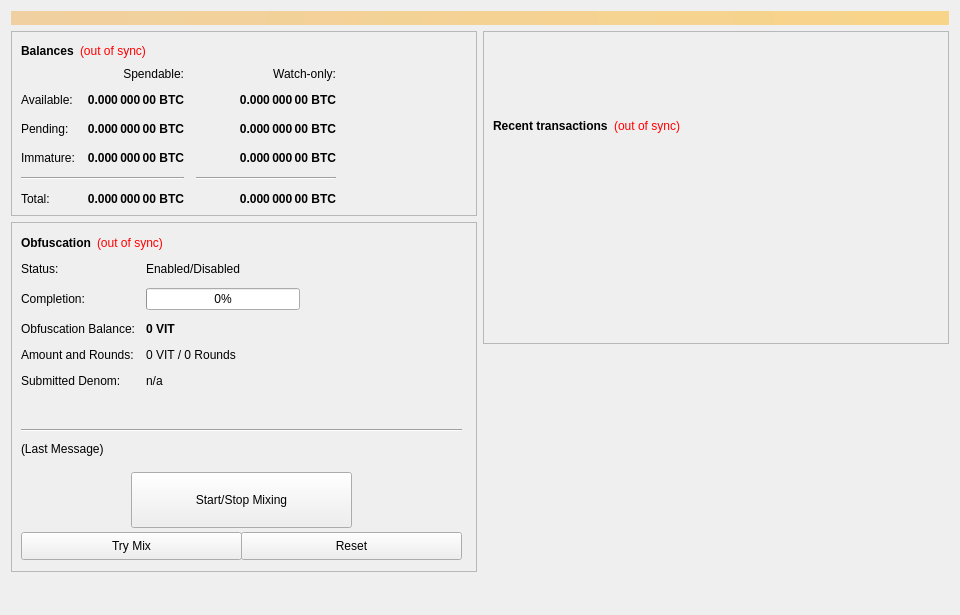
<?xml version="1.0" encoding="UTF-8"?>
<ui version="4.0">
 <class>OverviewPage</class>
 <widget class="QWidget" name="OverviewPage">
  <property name="geometry">
   <rect>
    <x>0</x>
    <y>0</y>
    <width>960</width>
    <height>615</height>
   </rect>
  </property>
  <property name="minimumSize">
   <size>
    <width>960</width>
    <height>0</height>
   </size>
  </property>
  <property name="windowTitle">
   <string>Form</string>
  </property>
  <layout class="QVBoxLayout" name="topLayout">
   <item>
    <widget class="QLabel" name="labelAlerts">
     <property name="visible">
      <bool>false</bool>
     </property>
     <property name="styleSheet">
      <string notr="true">background-color: qlineargradient(x1: 0, y1: 0, x2: 1, y2: 0, stop:0 #F0D0A0, stop:1 #F8D488); color:#000000;</string>
     </property>
     <property name="wordWrap">
      <bool>true</bool>
     </property>
     <property name="margin">
      <number>3</number>
     </property>
    </widget>
   </item>
   <item>
    <layout class="QHBoxLayout" name="horizontalLayout" stretch="1,1">
     <item>
      <layout class="QVBoxLayout" name="verticalLayout_2">
       <item>
        <widget class="QFrame" name="frame">
         <property name="frameShape">
          <enum>QFrame::StyledPanel</enum>
         </property>
         <property name="frameShadow">
          <enum>QFrame::Raised</enum>
         </property>
         <layout class="QVBoxLayout" name="verticalLayout_4">
          <item>
           <layout class="QHBoxLayout" name="horizontalLayout_4">
            <item>
             <widget class="QLabel" name="label_5">
              <property name="font">
               <font>
                <weight>75</weight>
                <bold>true</bold>
               </font>
              </property>
              <property name="text">
               <string>Balances</string>
              </property>
             </widget>
            </item>
            <item>
             <widget class="QLabel" name="labelWalletStatus">
              <property name="cursor">
               <cursorShape>WhatsThisCursor</cursorShape>
              </property>
              <property name="toolTip">
               <string>The displayed information may be out of date. Your wallet automatically synchronizes with the Vitality network after a connection is established, but this process has not completed yet.</string>
              </property>
              <property name="styleSheet">
               <string notr="true">QLabel { color: red; }</string>
              </property>
              <property name="text">
               <string notr="true">(out of sync)</string>
              </property>
              <property name="alignment">
               <set>Qt::AlignLeading|Qt::AlignLeft|Qt::AlignVCenter</set>
              </property>
             </widget>
            </item>
            <item>
             <spacer name="horizontalSpacer_3">
              <property name="orientation">
               <enum>Qt::Horizontal</enum>
              </property>
              <property name="sizeHint" stdset="0">
               <size>
                <width>40</width>
                <height>20</height>
               </size>
              </property>
             </spacer>
            </item>
           </layout>
          </item>
          <item>
           <layout class="QGridLayout" name="gridLayout">
            <property name="spacing">
             <number>12</number>
            </property>
            <item row="2" column="2">
             <widget class="QLabel" name="labelWatchPending">
              <property name="font">
               <font>
                <weight>75</weight>
                <bold>true</bold>
               </font>
              </property>
              <property name="cursor">
               <cursorShape>IBeamCursor</cursorShape>
              </property>
              <property name="toolTip">
               <string>Unconfirmed transactions to watch-only addresses</string>
              </property>
              <property name="text">
               <string notr="true">0.000 000 00 BTC</string>
              </property>
              <property name="alignment">
               <set>Qt::AlignRight|Qt::AlignTrailing|Qt::AlignVCenter</set>
              </property>
              <property name="textInteractionFlags">
               <set>Qt::LinksAccessibleByMouse|Qt::TextSelectableByKeyboard|Qt::TextSelectableByMouse</set>
              </property>
             </widget>
            </item>
            <item row="2" column="1">
             <widget class="QLabel" name="labelUnconfirmed">
              <property name="font">
               <font>
                <weight>75</weight>
                <bold>true</bold>
               </font>
              </property>
              <property name="cursor">
               <cursorShape>IBeamCursor</cursorShape>
              </property>
              <property name="toolTip">
               <string>Total of transactions that have yet to be confirmed, and do not yet count toward the spendable balance</string>
              </property>
              <property name="text">
               <string notr="true">0.000 000 00 BTC</string>
              </property>
              <property name="alignment">
               <set>Qt::AlignRight|Qt::AlignTrailing|Qt::AlignVCenter</set>
              </property>
              <property name="textInteractionFlags">
               <set>Qt::LinksAccessibleByMouse|Qt::TextSelectableByKeyboard|Qt::TextSelectableByMouse</set>
              </property>
             </widget>
            </item>
            <item row="3" column="2">
             <widget class="QLabel" name="labelWatchImmature">
              <property name="font">
               <font>
                <weight>75</weight>
                <bold>true</bold>
               </font>
              </property>
              <property name="cursor">
               <cursorShape>IBeamCursor</cursorShape>
              </property>
              <property name="toolTip">
               <string>Staked or masternode rewards in watch-only addresses that has not yet matured</string>
              </property>
              <property name="text">
               <string notr="true">0.000 000 00 BTC</string>
              </property>
              <property name="alignment">
               <set>Qt::AlignRight|Qt::AlignTrailing|Qt::AlignVCenter</set>
              </property>
              <property name="textInteractionFlags">
               <set>Qt::LinksAccessibleByMouse|Qt::TextSelectableByKeyboard|Qt::TextSelectableByMouse</set>
              </property>
             </widget>
            </item>
            <item row="4" column="0" colspan="2">
             <widget class="Line" name="lineSpendableBalance">
              <property name="orientation">
               <enum>Qt::Horizontal</enum>
              </property>
             </widget>
            </item>
            <item row="4" column="2">
             <widget class="Line" name="lineWatchBalance">
              <property name="sizePolicy">
               <sizepolicy hsizetype="Preferred" vsizetype="Fixed">
                <horstretch>0</horstretch>
                <verstretch>0</verstretch>
               </sizepolicy>
              </property>
              <property name="minimumSize">
               <size>
                <width>140</width>
                <height>0</height>
               </size>
              </property>
              <property name="orientation">
               <enum>Qt::Horizontal</enum>
              </property>
             </widget>
            </item>
            <item row="5" column="0">
             <widget class="QLabel" name="labelTotalText">
              <property name="text">
               <string>Total:</string>
              </property>
             </widget>
            </item>
            <item row="3" column="1">
             <widget class="QLabel" name="labelImmature">
              <property name="font">
               <font>
                <weight>75</weight>
                <bold>true</bold>
               </font>
              </property>
              <property name="cursor">
               <cursorShape>IBeamCursor</cursorShape>
              </property>
              <property name="toolTip">
               <string>Staked or masternode rewards that has not yet matured</string>
              </property>
              <property name="text">
               <string notr="true">0.000 000 00 BTC</string>
              </property>
              <property name="alignment">
               <set>Qt::AlignRight|Qt::AlignTrailing|Qt::AlignVCenter</set>
              </property>
              <property name="textInteractionFlags">
               <set>Qt::LinksAccessibleByMouse|Qt::TextSelectableByKeyboard|Qt::TextSelectableByMouse</set>
              </property>
             </widget>
            </item>
            <item row="2" column="3">
             <spacer name="horizontalSpacer_2">
              <property name="orientation">
               <enum>Qt::Horizontal</enum>
              </property>
              <property name="sizeHint" stdset="0">
               <size>
                <width>40</width>
                <height>20</height>
               </size>
              </property>
             </spacer>
            </item>
            <item row="3" column="0">
             <widget class="QLabel" name="labelImmatureText">
              <property name="text">
               <string>Immature:</string>
              </property>
             </widget>
            </item>
            <item row="5" column="1">
             <widget class="QLabel" name="labelTotal">
              <property name="font">
               <font>
                <weight>75</weight>
                <bold>true</bold>
               </font>
              </property>
              <property name="cursor">
               <cursorShape>IBeamCursor</cursorShape>
              </property>
              <property name="toolTip">
               <string>Your current total balance</string>
              </property>
              <property name="text">
               <string notr="true">0.000 000 00 BTC</string>
              </property>
              <property name="alignment">
               <set>Qt::AlignRight|Qt::AlignTrailing|Qt::AlignVCenter</set>
              </property>
              <property name="textInteractionFlags">
               <set>Qt::LinksAccessibleByMouse|Qt::TextSelectableByKeyboard|Qt::TextSelectableByMouse</set>
              </property>
             </widget>
            </item>
            <item row="5" column="2">
             <widget class="QLabel" name="labelWatchTotal">
              <property name="font">
               <font>
                <weight>75</weight>
                <bold>true</bold>
               </font>
              </property>
              <property name="cursor">
               <cursorShape>IBeamCursor</cursorShape>
              </property>
              <property name="toolTip">
               <string>Current total balance in watch-only addresses</string>
              </property>
              <property name="text">
               <string notr="true">0.000 000 00 BTC</string>
              </property>
              <property name="alignment">
               <set>Qt::AlignRight|Qt::AlignTrailing|Qt::AlignVCenter</set>
              </property>
              <property name="textInteractionFlags">
               <set>Qt::LinksAccessibleByMouse|Qt::TextSelectableByKeyboard|Qt::TextSelectableByMouse</set>
              </property>
             </widget>
            </item>
            <item row="0" column="2">
             <widget class="QLabel" name="labelWatchonly">
              <property name="text">
               <string>Watch-only:</string>
              </property>
              <property name="alignment">
               <set>Qt::AlignRight|Qt::AlignTrailing|Qt::AlignVCenter</set>
              </property>
             </widget>
            </item>
            <item row="1" column="0">
             <widget class="QLabel" name="labelBalanceText">
              <property name="text">
               <string>Available:</string>
              </property>
             </widget>
            </item>
            <item row="1" column="1">
             <widget class="QLabel" name="labelBalance">
              <property name="font">
               <font>
                <weight>75</weight>
                <bold>true</bold>
               </font>
              </property>
              <property name="cursor">
               <cursorShape>IBeamCursor</cursorShape>
              </property>
              <property name="toolTip">
               <string>Your current spendable balance</string>
              </property>
              <property name="text">
               <string notr="true">0.000 000 00 BTC</string>
              </property>
              <property name="alignment">
               <set>Qt::AlignRight|Qt::AlignTrailing|Qt::AlignVCenter</set>
              </property>
              <property name="textInteractionFlags">
               <set>Qt::LinksAccessibleByMouse|Qt::TextSelectableByKeyboard|Qt::TextSelectableByMouse</set>
              </property>
             </widget>
            </item>
            <item row="1" column="2">
             <widget class="QLabel" name="labelWatchAvailable">
              <property name="font">
               <font>
                <weight>75</weight>
                <bold>true</bold>
               </font>
              </property>
              <property name="cursor">
               <cursorShape>IBeamCursor</cursorShape>
              </property>
              <property name="toolTip">
               <string>Your current balance in watch-only addresses</string>
              </property>
              <property name="text">
               <string notr="true">0.000 000 00 BTC</string>
              </property>
              <property name="alignment">
               <set>Qt::AlignRight|Qt::AlignTrailing|Qt::AlignVCenter</set>
              </property>
              <property name="textInteractionFlags">
               <set>Qt::LinksAccessibleByMouse|Qt::TextSelectableByKeyboard|Qt::TextSelectableByMouse</set>
              </property>
             </widget>
            </item>
            <item row="2" column="0">
             <widget class="QLabel" name="labelPendingText">
              <property name="text">
               <string>Pending:</string>
              </property>
             </widget>
            </item>
            <item row="0" column="1">
             <widget class="QLabel" name="labelSpendable">
              <property name="text">
               <string>Spendable:</string>
              </property>
              <property name="alignment">
               <set>Qt::AlignRight|Qt::AlignTrailing|Qt::AlignVCenter</set>
              </property>
             </widget>
            </item>
           </layout>
          </item>
         </layout>
        </widget>
       </item>
       <item>
        <widget class="QFrame" name="frameObfuscation">
         <property name="minimumSize">
          <size>
           <width>0</width>
           <height>350</height>
          </size>
         </property>
         <property name="layoutDirection">
          <enum>Qt::LeftToRight</enum>
         </property>
         <property name="frameShape">
          <enum>QFrame::StyledPanel</enum>
         </property>
         <property name="frameShadow">
          <enum>QFrame::Raised</enum>
         </property>
         <widget class="QWidget" name="formLayoutWidget">
          <property name="geometry">
           <rect>
            <x>10</x>
            <y>40</y>
            <width>451</width>
            <height>161</height>
           </rect>
          </property>
          <layout class="QFormLayout" name="formLayout">
           <property name="fieldGrowthPolicy">
            <enum>QFormLayout::AllNonFixedFieldsGrow</enum>
           </property>
           <property name="horizontalSpacing">
            <number>11</number>
           </property>
           <property name="verticalSpacing">
            <number>12</number>
           </property>
           <item row="0" column="0">
            <widget class="QLabel" name="label_6">
             <property name="text">
              <string>Status:</string>
             </property>
            </widget>
           </item>
           <item row="1" column="0">
            <widget class="QLabel" name="label_7">
             <property name="text">
              <string>Completion:</string>
             </property>
            </widget>
           </item>
           <item row="1" column="1">
            <widget class="QProgressBar" name="obfuscationProgress">
             <property name="maximumSize">
              <size>
               <width>154</width>
               <height>16777215</height>
              </size>
             </property>
             <property name="value">
              <number>0</number>
             </property>
            </widget>
           </item>
           <item row="2" column="0">
            <widget class="QLabel" name="labelAnonymizedText">
             <property name="text">
              <string>Obfuscation Balance:</string>
             </property>
            </widget>
           </item>
           <item row="2" column="1">
            <widget class="QLabel" name="labelAnonymized">
             <property name="font">
              <font>
               <weight>75</weight>
               <bold>true</bold>
              </font>
             </property>
             <property name="text">
              <string notr="true">0 VIT</string>
             </property>
            </widget>
           </item>
           <item row="3" column="0">
            <widget class="QLabel" name="label_8">
             <property name="text">
              <string>Amount and Rounds:</string>
             </property>
            </widget>
           </item>
           <item row="3" column="1">
            <widget class="QLabel" name="labelAmountRounds">
             <property name="text">
              <string>0 VIT / 0 Rounds</string>
             </property>
            </widget>
           </item>
           <item row="4" column="0">
            <widget class="QLabel" name="label_9">
             <property name="text">
              <string>Submitted Denom:</string>
             </property>
            </widget>
           </item>
           <item row="4" column="1">
            <widget class="QLabel" name="labelSubmittedDenom">
             <property name="toolTip">
              <string>The denominations you submitted to the Masternode.&lt;br&gt;To mix, other users must submit the exact same denominations.</string>
             </property>
             <property name="text">
              <string>n/a</string>
             </property>
            </widget>
           </item>
           <item row="0" column="1">
            <widget class="QLabel" name="obfuscationEnabled">
             <property name="text">
              <string>Enabled/Disabled</string>
             </property>
            </widget>
           </item>
          </layout>
         </widget>
         <widget class="QPushButton" name="runAutoDenom">
          <property name="geometry">
           <rect>
            <x>251</x>
            <y>17</y>
            <width>1</width>
            <height>1</height>
           </rect>
          </property>
          <property name="palette">
           <palette>
            <active>
             <colorrole role="WindowText">
              <brush brushstyle="SolidPattern">
               <color alpha="255">
                <red>0</red>
                <green>0</green>
                <blue>0</blue>
               </color>
              </brush>
             </colorrole>
             <colorrole role="Button">
              <brush brushstyle="SolidPattern">
               <color alpha="255">
                <red>239</red>
                <green>238</green>
                <blue>238</blue>
               </color>
              </brush>
             </colorrole>
             <colorrole role="Light">
              <brush brushstyle="SolidPattern">
               <color alpha="255">
                <red>255</red>
                <green>255</green>
                <blue>255</blue>
               </color>
              </brush>
             </colorrole>
             <colorrole role="Midlight">
              <brush brushstyle="SolidPattern">
               <color alpha="255">
                <red>247</red>
                <green>246</green>
                <blue>246</blue>
               </color>
              </brush>
             </colorrole>
             <colorrole role="Dark">
              <brush brushstyle="SolidPattern">
               <color alpha="255">
                <red>119</red>
                <green>119</green>
                <blue>119</blue>
               </color>
              </brush>
             </colorrole>
             <colorrole role="Mid">
              <brush brushstyle="SolidPattern">
               <color alpha="255">
                <red>159</red>
                <green>159</green>
                <blue>159</blue>
               </color>
              </brush>
             </colorrole>
             <colorrole role="Text">
              <brush brushstyle="SolidPattern">
               <color alpha="255">
                <red>0</red>
                <green>0</green>
                <blue>0</blue>
               </color>
              </brush>
             </colorrole>
             <colorrole role="BrightText">
              <brush brushstyle="SolidPattern">
               <color alpha="255">
                <red>255</red>
                <green>255</green>
                <blue>255</blue>
               </color>
              </brush>
             </colorrole>
             <colorrole role="ButtonText">
              <brush brushstyle="SolidPattern">
               <color alpha="255">
                <red>0</red>
                <green>0</green>
                <blue>0</blue>
               </color>
              </brush>
             </colorrole>
             <colorrole role="Base">
              <brush brushstyle="SolidPattern">
               <color alpha="255">
                <red>255</red>
                <green>255</green>
                <blue>255</blue>
               </color>
              </brush>
             </colorrole>
             <colorrole role="Window">
              <brush brushstyle="SolidPattern">
               <color alpha="255">
                <red>239</red>
                <green>238</green>
                <blue>238</blue>
               </color>
              </brush>
             </colorrole>
             <colorrole role="Shadow">
              <brush brushstyle="SolidPattern">
               <color alpha="255">
                <red>0</red>
                <green>0</green>
                <blue>0</blue>
               </color>
              </brush>
             </colorrole>
             <colorrole role="AlternateBase">
              <brush brushstyle="SolidPattern">
               <color alpha="255">
                <red>247</red>
                <green>246</green>
                <blue>246</blue>
               </color>
              </brush>
             </colorrole>
             <colorrole role="ToolTipBase">
              <brush brushstyle="SolidPattern">
               <color alpha="255">
                <red>255</red>
                <green>255</green>
                <blue>220</blue>
               </color>
              </brush>
             </colorrole>
             <colorrole role="ToolTipText">
              <brush brushstyle="SolidPattern">
               <color alpha="255">
                <red>0</red>
                <green>0</green>
                <blue>0</blue>
               </color>
              </brush>
             </colorrole>
            </active>
            <inactive>
             <colorrole role="WindowText">
              <brush brushstyle="SolidPattern">
               <color alpha="255">
                <red>0</red>
                <green>0</green>
                <blue>0</blue>
               </color>
              </brush>
             </colorrole>
             <colorrole role="Button">
              <brush brushstyle="SolidPattern">
               <color alpha="255">
                <red>239</red>
                <green>238</green>
                <blue>238</blue>
               </color>
              </brush>
             </colorrole>
             <colorrole role="Light">
              <brush brushstyle="SolidPattern">
               <color alpha="255">
                <red>255</red>
                <green>255</green>
                <blue>255</blue>
               </color>
              </brush>
             </colorrole>
             <colorrole role="Midlight">
              <brush brushstyle="SolidPattern">
               <color alpha="255">
                <red>247</red>
                <green>246</green>
                <blue>246</blue>
               </color>
              </brush>
             </colorrole>
             <colorrole role="Dark">
              <brush brushstyle="SolidPattern">
               <color alpha="255">
                <red>119</red>
                <green>119</green>
                <blue>119</blue>
               </color>
              </brush>
             </colorrole>
             <colorrole role="Mid">
              <brush brushstyle="SolidPattern">
               <color alpha="255">
                <red>159</red>
                <green>159</green>
                <blue>159</blue>
               </color>
              </brush>
             </colorrole>
             <colorrole role="Text">
              <brush brushstyle="SolidPattern">
               <color alpha="255">
                <red>0</red>
                <green>0</green>
                <blue>0</blue>
               </color>
              </brush>
             </colorrole>
             <colorrole role="BrightText">
              <brush brushstyle="SolidPattern">
               <color alpha="255">
                <red>255</red>
                <green>255</green>
                <blue>255</blue>
               </color>
              </brush>
             </colorrole>
             <colorrole role="ButtonText">
              <brush brushstyle="SolidPattern">
               <color alpha="255">
                <red>0</red>
                <green>0</green>
                <blue>0</blue>
               </color>
              </brush>
             </colorrole>
             <colorrole role="Base">
              <brush brushstyle="SolidPattern">
               <color alpha="255">
                <red>255</red>
                <green>255</green>
                <blue>255</blue>
               </color>
              </brush>
             </colorrole>
             <colorrole role="Window">
              <brush brushstyle="SolidPattern">
               <color alpha="255">
                <red>239</red>
                <green>238</green>
                <blue>238</blue>
               </color>
              </brush>
             </colorrole>
             <colorrole role="Shadow">
              <brush brushstyle="SolidPattern">
               <color alpha="255">
                <red>0</red>
                <green>0</green>
                <blue>0</blue>
               </color>
              </brush>
             </colorrole>
             <colorrole role="AlternateBase">
              <brush brushstyle="SolidPattern">
               <color alpha="255">
                <red>247</red>
                <green>246</green>
                <blue>246</blue>
               </color>
              </brush>
             </colorrole>
             <colorrole role="ToolTipBase">
              <brush brushstyle="SolidPattern">
               <color alpha="255">
                <red>255</red>
                <green>255</green>
                <blue>220</blue>
               </color>
              </brush>
             </colorrole>
             <colorrole role="ToolTipText">
              <brush brushstyle="SolidPattern">
               <color alpha="255">
                <red>0</red>
                <green>0</green>
                <blue>0</blue>
               </color>
              </brush>
             </colorrole>
            </inactive>
            <disabled>
             <colorrole role="WindowText">
              <brush brushstyle="SolidPattern">
               <color alpha="255">
                <red>119</red>
                <green>119</green>
                <blue>119</blue>
               </color>
              </brush>
             </colorrole>
             <colorrole role="Button">
              <brush brushstyle="SolidPattern">
               <color alpha="255">
                <red>239</red>
                <green>238</green>
                <blue>238</blue>
               </color>
              </brush>
             </colorrole>
             <colorrole role="Light">
              <brush brushstyle="SolidPattern">
               <color alpha="255">
                <red>255</red>
                <green>255</green>
                <blue>255</blue>
               </color>
              </brush>
             </colorrole>
             <colorrole role="Midlight">
              <brush brushstyle="SolidPattern">
               <color alpha="255">
                <red>247</red>
                <green>246</green>
                <blue>246</blue>
               </color>
              </brush>
             </colorrole>
             <colorrole role="Dark">
              <brush brushstyle="SolidPattern">
               <color alpha="255">
                <red>119</red>
                <green>119</green>
                <blue>119</blue>
               </color>
              </brush>
             </colorrole>
             <colorrole role="Mid">
              <brush brushstyle="SolidPattern">
               <color alpha="255">
                <red>159</red>
                <green>159</green>
                <blue>159</blue>
               </color>
              </brush>
             </colorrole>
             <colorrole role="Text">
              <brush brushstyle="SolidPattern">
               <color alpha="255">
                <red>119</red>
                <green>119</green>
                <blue>119</blue>
               </color>
              </brush>
             </colorrole>
             <colorrole role="BrightText">
              <brush brushstyle="SolidPattern">
               <color alpha="255">
                <red>255</red>
                <green>255</green>
                <blue>255</blue>
               </color>
              </brush>
             </colorrole>
             <colorrole role="ButtonText">
              <brush brushstyle="SolidPattern">
               <color alpha="255">
                <red>119</red>
                <green>119</green>
                <blue>119</blue>
               </color>
              </brush>
             </colorrole>
             <colorrole role="Base">
              <brush brushstyle="SolidPattern">
               <color alpha="255">
                <red>239</red>
                <green>238</green>
                <blue>238</blue>
               </color>
              </brush>
             </colorrole>
             <colorrole role="Window">
              <brush brushstyle="SolidPattern">
               <color alpha="255">
                <red>239</red>
                <green>238</green>
                <blue>238</blue>
               </color>
              </brush>
             </colorrole>
             <colorrole role="Shadow">
              <brush brushstyle="SolidPattern">
               <color alpha="255">
                <red>0</red>
                <green>0</green>
                <blue>0</blue>
               </color>
              </brush>
             </colorrole>
             <colorrole role="AlternateBase">
              <brush brushstyle="SolidPattern">
               <color alpha="255">
                <red>239</red>
                <green>238</green>
                <blue>238</blue>
               </color>
              </brush>
             </colorrole>
             <colorrole role="ToolTipBase">
              <brush brushstyle="SolidPattern">
               <color alpha="255">
                <red>255</red>
                <green>255</green>
                <blue>220</blue>
               </color>
              </brush>
             </colorrole>
             <colorrole role="ToolTipText">
              <brush brushstyle="SolidPattern">
               <color alpha="255">
                <red>0</red>
                <green>0</green>
                <blue>0</blue>
               </color>
              </brush>
             </colorrole>
            </disabled>
           </palette>
          </property>
          <property name="focusPolicy">
           <enum>Qt::NoFocus</enum>
          </property>
          <property name="autoFillBackground">
           <bool>true</bool>
          </property>
          <property name="text">
           <string/>
          </property>
          <property name="flat">
           <bool>true</bool>
          </property>
         </widget>
         <widget class="QPushButton" name="toggleObfuscation">
          <property name="geometry">
           <rect>
            <x>120</x>
            <y>250</y>
            <width>221</width>
            <height>56</height>
           </rect>
          </property>
          <property name="sizePolicy">
           <sizepolicy hsizetype="MinimumExpanding" vsizetype="Fixed">
            <horstretch>0</horstretch>
            <verstretch>0</verstretch>
           </sizepolicy>
          </property>
          <property name="text">
           <string>Start/Stop Mixing</string>
          </property>
         </widget>
         <widget class="Line" name="lineLastMessage">
          <property name="geometry">
           <rect>
            <x>10</x>
            <y>200</y>
            <width>441</width>
            <height>16</height>
           </rect>
          </property>
          <property name="orientation">
           <enum>Qt::Horizontal</enum>
          </property>
         </widget>
         <widget class="QLabel" name="obfuscationStatus">
          <property name="geometry">
           <rect>
            <x>10</x>
            <y>220</y>
            <width>451</width>
            <height>61</height>
           </rect>
          </property>
          <property name="minimumSize">
           <size>
            <width>288</width>
            <height>43</height>
           </size>
          </property>
          <property name="text">
           <string>(Last Message)</string>
          </property>
          <property name="alignment">
           <set>Qt::AlignLeading|Qt::AlignLeft|Qt::AlignTop</set>
          </property>
          <property name="wordWrap">
           <bool>true</bool>
          </property>
         </widget>
         <widget class="QPushButton" name="obfuscationAuto">
          <property name="geometry">
           <rect>
            <x>10</x>
            <y>310</y>
            <width>221</width>
            <height>28</height>
           </rect>
          </property>
          <property name="sizePolicy">
           <sizepolicy hsizetype="MinimumExpanding" vsizetype="Fixed">
            <horstretch>0</horstretch>
            <verstretch>0</verstretch>
           </sizepolicy>
          </property>
          <property name="toolTip">
           <string>Try to manually submit a Obfuscation request.</string>
          </property>
          <property name="text">
           <string>Try Mix</string>
          </property>
         </widget>
         <widget class="QPushButton" name="obfuscationReset">
          <property name="geometry">
           <rect>
            <x>230</x>
            <y>310</y>
            <width>221</width>
            <height>28</height>
           </rect>
          </property>
          <property name="sizePolicy">
           <sizepolicy hsizetype="MinimumExpanding" vsizetype="Fixed">
            <horstretch>0</horstretch>
            <verstretch>0</verstretch>
           </sizepolicy>
          </property>
          <property name="toolTip">
           <string>Reset the current status of Obfuscation (can interrupt Obfuscation if it's in the process of Mixing, which can cost you money!)</string>
          </property>
          <property name="autoFillBackground">
           <bool>false</bool>
          </property>
          <property name="text">
           <string>Reset</string>
          </property>
         </widget>
         <widget class="QWidget" name="layoutWidget">
          <property name="geometry">
           <rect>
            <x>10</x>
            <y>10</y>
            <width>431</width>
            <height>22</height>
           </rect>
          </property>
          <layout class="QHBoxLayout" name="horizontalLayout_5">
           <item>
            <widget class="QLabel" name="label_2">
             <property name="font">
              <font>
               <weight>75</weight>
               <bold>true</bold>
              </font>
             </property>
             <property name="text">
              <string>Obfuscation</string>
             </property>
            </widget>
           </item>
           <item>
            <widget class="QLabel" name="labelObfuscationSyncStatus">
             <property name="toolTip">
              <string>The displayed information may be out of date. Your wallet automatically synchronizes with the Vitality network after a connection is established, but this process has not completed yet.</string>
             </property>
             <property name="styleSheet">
              <string notr="true">QLabel { color: red; }</string>
             </property>
             <property name="text">
              <string notr="true">(out of sync)</string>
             </property>
             <property name="alignment">
              <set>Qt::AlignLeading|Qt::AlignLeft|Qt::AlignVCenter</set>
             </property>
            </widget>
           </item>
           <item>
            <spacer name="horizontalSpacer_4">
             <property name="orientation">
              <enum>Qt::Horizontal</enum>
             </property>
             <property name="sizeHint" stdset="0">
              <size>
               <width>40</width>
               <height>20</height>
              </size>
             </property>
            </spacer>
           </item>
          </layout>
         </widget>
        </widget>
       </item>
       <item>
        <spacer name="verticalSpacer">
         <property name="orientation">
          <enum>Qt::Vertical</enum>
         </property>
         <property name="sizeHint" stdset="0">
          <size>
           <width>20</width>
           <height>40</height>
          </size>
         </property>
        </spacer>
       </item>
      </layout>
     </item>
     <item>
      <layout class="QVBoxLayout" name="verticalLayout_3">
       <item>
        <widget class="QFrame" name="frame_2">
         <property name="frameShape">
          <enum>QFrame::StyledPanel</enum>
         </property>
         <property name="frameShadow">
          <enum>QFrame::Raised</enum>
         </property>
         <layout class="QVBoxLayout" name="verticalLayout">
          <item>
           <spacer name="verticalSpacer_3">
            <property name="orientation">
             <enum>Qt::Vertical</enum>
            </property>
            <property name="sizeType">
             <enum>QSizePolicy::Fixed</enum>
            </property>
            <property name="sizeHint" stdset="0">
             <size>
              <width>20</width>
              <height>75</height>
             </size>
            </property>
           </spacer>
          </item>
          <item>
           <layout class="QHBoxLayout" name="horizontalLayout_2">
            <item>
             <widget class="QLabel" name="label_4">
              <property name="font">
               <font>
                <weight>75</weight>
                <bold>true</bold>
               </font>
              </property>
              <property name="text">
               <string>Recent transactions</string>
              </property>
             </widget>
            </item>
            <item>
             <widget class="QLabel" name="labelTransactionsStatus">
              <property name="cursor">
               <cursorShape>WhatsThisCursor</cursorShape>
              </property>
              <property name="toolTip">
               <string>The displayed information may be out of date. Your wallet automatically synchronizes with the Vitality network after a connection is established, but this process has not completed yet.</string>
              </property>
              <property name="styleSheet">
               <string notr="true">QLabel { color: red; }</string>
              </property>
              <property name="text">
               <string notr="true">(out of sync)</string>
              </property>
              <property name="alignment">
               <set>Qt::AlignRight|Qt::AlignTrailing|Qt::AlignVCenter</set>
              </property>
             </widget>
            </item>
            <item>
             <spacer name="horizontalSpacer">
              <property name="orientation">
               <enum>Qt::Horizontal</enum>
              </property>
              <property name="sizeHint" stdset="0">
               <size>
                <width>40</width>
                <height>20</height>
               </size>
              </property>
             </spacer>
            </item>
           </layout>
          </item>
          <item>
           <widget class="QListView" name="listTransactions">
            <property name="styleSheet">
             <string notr="true">QListView { background: transparent; }</string>
            </property>
            <property name="frameShape">
             <enum>QFrame::NoFrame</enum>
            </property>
            <property name="verticalScrollBarPolicy">
             <enum>Qt::ScrollBarAlwaysOff</enum>
            </property>
            <property name="horizontalScrollBarPolicy">
             <enum>Qt::ScrollBarAlwaysOff</enum>
            </property>
            <property name="selectionMode">
             <enum>QAbstractItemView::NoSelection</enum>
            </property>
           </widget>
          </item>
         </layout>
        </widget>
       </item>
       <item>
        <spacer name="verticalSpacer_2">
         <property name="orientation">
          <enum>Qt::Vertical</enum>
         </property>
         <property name="sizeType">
          <enum>QSizePolicy::Expanding</enum>
         </property>
         <property name="sizeHint" stdset="0">
          <size>
           <width>20</width>
           <height>40</height>
          </size>
         </property>
        </spacer>
       </item>
      </layout>
     </item>
    </layout>
   </item>
  </layout>
 </widget>
 <resources/>
 <connections/>
</ui>
